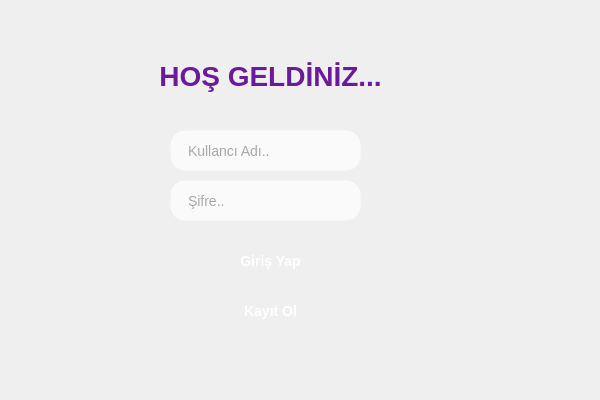
<?xml version="1.0" encoding="UTF-8"?>
<ui version="4.0">
 <class>GirisEkraniClass</class>
 <widget class="QDialog" name="GirisEkraniClass">
  <property name="geometry">
   <rect>
    <x>0</x>
    <y>0</y>
    <width>600</width>
    <height>400</height>
   </rect>
  </property>
  <property name="windowTitle">
   <string>GirisEkrani</string>
  </property>
  <property name="styleSheet">
   <string notr="true">/* --- GENEL PENCERE --- */
QDialog {
    /* Kayıt ekranıyla aynı pastel geçiş */
    background: qlineargradient(x1:0, y1:0, x2:1, y2:1, 
                                stop:0 #E0F7FA, 
                                stop:0.5 #F3E5F5, 
                                stop:1 #FFF3E0);
}

/* --- YAZI KUTULARI (Kullanıcı Adı ve Şifre) --- */
QLineEdit {
    background-color: rgba(255, 255, 255, 180); 
    border: 1px solid rgba(255, 255, 255, 0); 
    border-radius: 15px; 
    padding: 8px 15px;
    font-size: 14px;
    color: #555555;
}

QLineEdit:focus {
    background-color: rgba(255, 255, 255, 230);
    border: 1px solid #b39ddb; /* Odaklanınca mor kenarlık */
}

/* Placeholder (Silik Yazı) Rengi */
QLineEdit::placeholder {
    color: rgba(80, 80, 80, 150);
    font-style: italic;
}

/* --- BUTONLAR (Giriş Yap ve Kayıt Ol) --- */
QPushButton {
    background-color: qlineargradient(x1:0, y1:0, x2:1, y2:0, 
                                      stop:0 #f8bbd0, stop:1 #f48fb1);
    color: white;
    font-weight: bold;
    border-radius: 15px;
    padding: 10px 20px;
    font-size: 14px;
    border: none;
}

QPushButton:hover {
    background-color: qlineargradient(x1:0, y1:0, x2:1, y2:0, 
                                      stop:0 #f48fb1, stop:1 #ec407a);
}

QPushButton:pressed {
    padding-top: 12px;
    padding-left: 21px;
}

/* --- BAŞLIK ETİKETİ (Sadece lblBaslik isimliler için) --- */
QLabel#lblBaslik {
    color: #6a1b9a; /* Diğer butonlarla uyumlu koyu bir mor/lila tonu */
    font-family: &quot;Segoe UI&quot;, sans-serif; /* Modern yazı tipi */
    font-size: 28px; /* Yazı boyutu büyük olsun */
    font-weight: bold; /* Kalın yazı */
    background-color: transparent; /* Arka plan şeffaf kalsın */
    margin-bottom: 10px; /* Alttaki kutularla arasına biraz mesafe koyar */
}

/* İsteğe bağlı: Mouse üzerine gelince hafif parlasın istersen */
QLabel#lblBaslik:hover {
    color: #8e24aa; 
}</string>
  </property>
  <widget class="QLineEdit" name="txtKullanici">
   <property name="geometry">
    <rect>
     <x>170</x>
     <y>130</y>
     <width>191</width>
     <height>41</height>
    </rect>
   </property>
   <property name="placeholderText">
    <string>Kullancı Adı..</string>
   </property>
  </widget>
  <widget class="QLineEdit" name="txtSifre">
   <property name="geometry">
    <rect>
     <x>170</x>
     <y>180</y>
     <width>191</width>
     <height>41</height>
    </rect>
   </property>
   <property name="echoMode">
    <enum>QLineEdit::Password</enum>
   </property>
   <property name="placeholderText">
    <string>Şifre..</string>
   </property>
  </widget>
  <widget class="QPushButton" name="btnGiris">
   <property name="geometry">
    <rect>
     <x>180</x>
     <y>240</y>
     <width>181</width>
     <height>41</height>
    </rect>
   </property>
   <property name="text">
    <string>Giriş Yap</string>
   </property>
  </widget>
  <widget class="QPushButton" name="btnKayitOl">
   <property name="geometry">
    <rect>
     <x>210</x>
     <y>290</y>
     <width>121</width>
     <height>41</height>
    </rect>
   </property>
   <property name="styleSheet">
    <string notr="true"/>
   </property>
   <property name="text">
    <string>Kayıt Ol</string>
   </property>
  </widget>
  <widget class="QLabel" name="lblBaslik">
   <property name="geometry">
    <rect>
     <x>110</x>
     <y>50</y>
     <width>321</width>
     <height>61</height>
    </rect>
   </property>
   <property name="text">
    <string>HOŞ GELDİNİZ...</string>
   </property>
   <property name="alignment">
    <set>Qt::AlignCenter</set>
   </property>
  </widget>
 </widget>
 <layoutdefault spacing="6" margin="11"/>
 <resources/>
 <connections/>
</ui>
